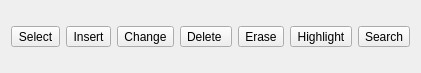
<?xml version="1.0" encoding="UTF-8"?>
<ui version="4.0">
 <class>TextFrame</class>
 <widget class="QWidget" name="TextFrame">
  <property name="geometry">
   <rect>
    <x>0</x>
    <y>0</y>
    <width>375</width>
    <height>73</height>
   </rect>
  </property>
  <property name="windowTitle">
   <string>Text tools</string>
  </property>
  <layout class="QHBoxLayout" name="horizontalLayout">
   <item>
    <widget class="QToolButton" name="selectTextButton">
     <property name="toolTip">
      <string>select text</string>
     </property>
     <property name="text">
      <string>Select</string>
     </property>
     <property name="icon">
      <iconset resource="pdf.qrc">
       <normaloff>:/images/hand.png</normaloff>:/images/hand.png</iconset>
     </property>
     <property name="iconSize">
      <size>
       <width>32</width>
       <height>32</height>
      </size>
     </property>
     <property name="checkable">
      <bool>true</bool>
     </property>
     <property name="checked">
      <bool>false</bool>
     </property>
     <property name="toolButtonStyle">
      <enum>Qt::ToolButtonTextUnderIcon</enum>
     </property>
    </widget>
   </item>
   <item>
    <widget class="QToolButton" name="insertTextButton">
     <property name="toolTip">
      <string>insert text</string>
     </property>
     <property name="text">
      <string>Insert</string>
     </property>
     <property name="icon">
      <iconset resource="pdf.qrc">
       <normaloff>:/images/insert_text.png</normaloff>:/images/insert_text.png</iconset>
     </property>
     <property name="iconSize">
      <size>
       <width>32</width>
       <height>32</height>
      </size>
     </property>
     <property name="checkable">
      <bool>true</bool>
     </property>
     <property name="toolButtonStyle">
      <enum>Qt::ToolButtonTextUnderIcon</enum>
     </property>
    </widget>
   </item>
   <item>
    <widget class="QToolButton" name="changeButton">
     <property name="toolTip">
      <string>change text</string>
     </property>
     <property name="text">
      <string>Change</string>
     </property>
     <property name="icon">
      <iconset resource="pdf.qrc">
       <normaloff>:/images/change.png</normaloff>:/images/change.png</iconset>
     </property>
     <property name="iconSize">
      <size>
       <width>32</width>
       <height>32</height>
      </size>
     </property>
     <property name="toolButtonStyle">
      <enum>Qt::ToolButtonTextUnderIcon</enum>
     </property>
    </widget>
   </item>
   <item>
    <widget class="QToolButton" name="deleteButton">
     <property name="toolTip">
      <string>delete text (leaves no empty space)</string>
     </property>
     <property name="text">
      <string>Delete </string>
     </property>
     <property name="icon">
      <iconset resource="pdf.qrc">
       <normaloff>:/images/DeleteText.png</normaloff>:/images/DeleteText.png</iconset>
     </property>
     <property name="iconSize">
      <size>
       <width>32</width>
       <height>32</height>
      </size>
     </property>
     <property name="toolButtonStyle">
      <enum>Qt::ToolButtonTextUnderIcon</enum>
     </property>
    </widget>
   </item>
   <item>
    <widget class="QToolButton" name="eraseButton">
     <property name="toolTip">
      <string>replace text with blank space</string>
     </property>
     <property name="text">
      <string>Erase</string>
     </property>
     <property name="icon">
      <iconset resource="pdf.qrc">
       <normaloff>:/images/eraseText.png</normaloff>:/images/eraseText.png</iconset>
     </property>
     <property name="iconSize">
      <size>
       <width>32</width>
       <height>32</height>
      </size>
     </property>
     <property name="toolButtonStyle">
      <enum>Qt::ToolButtonTextUnderIcon</enum>
     </property>
    </widget>
   </item>
   <item>
    <widget class="QToolButton" name="highlightButton">
     <property name="toolTip">
      <string>highlight text</string>
     </property>
     <property name="text">
      <string>Highlight</string>
     </property>
     <property name="icon">
      <iconset resource="pdf.qrc">
       <normaloff>:/images/highlight.png</normaloff>:/images/highlight.png</iconset>
     </property>
     <property name="iconSize">
      <size>
       <width>32</width>
       <height>32</height>
      </size>
     </property>
     <property name="toolButtonStyle">
      <enum>Qt::ToolButtonTextUnderIcon</enum>
     </property>
    </widget>
   </item>
   <item>
    <widget class="QToolButton" name="searchButton">
     <property name="text">
      <string>Search</string>
     </property>
     <property name="icon">
      <iconset resource="pdf.qrc">
       <normaloff>:/images/search.png</normaloff>:/images/search.png</iconset>
     </property>
     <property name="iconSize">
      <size>
       <width>32</width>
       <height>32</height>
      </size>
     </property>
     <property name="toolButtonStyle">
      <enum>Qt::ToolButtonTextUnderIcon</enum>
     </property>
    </widget>
   </item>
  </layout>
 </widget>
 <resources>
  <include location="pdf.qrc"/>
 </resources>
 <connections/>
</ui>
